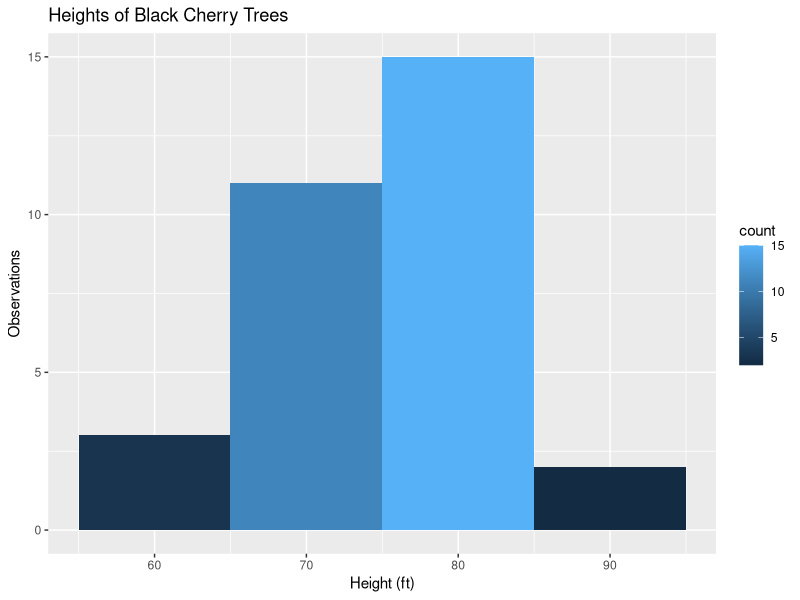
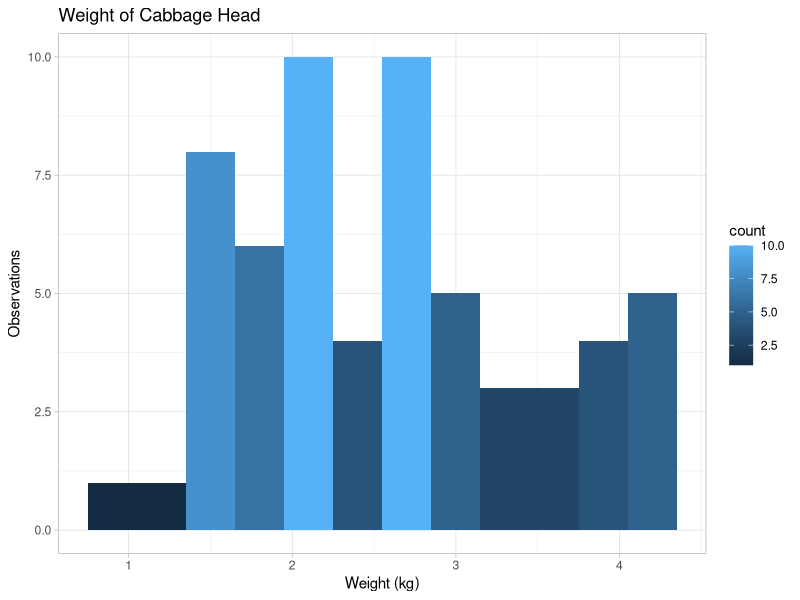
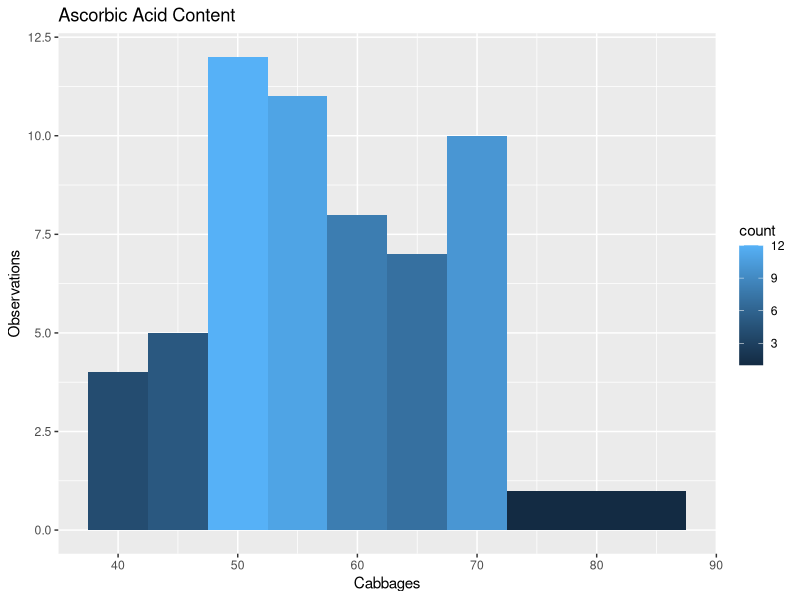
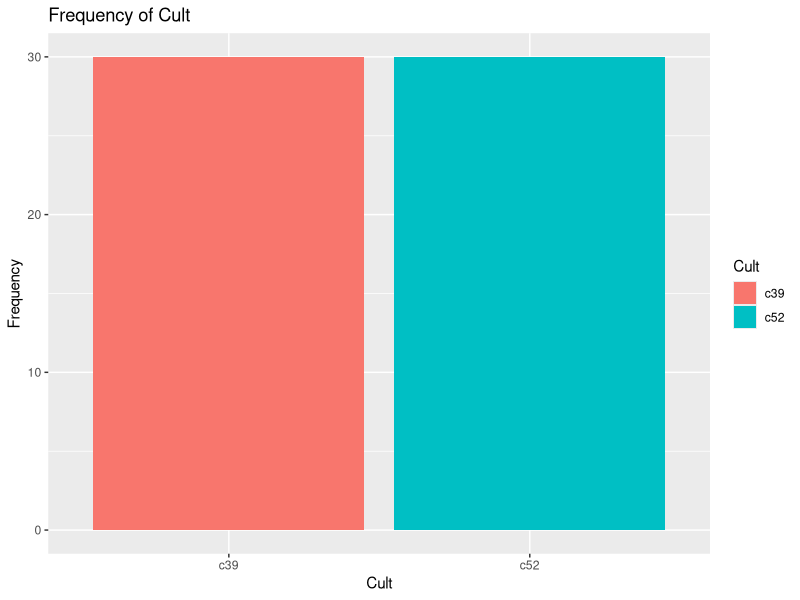
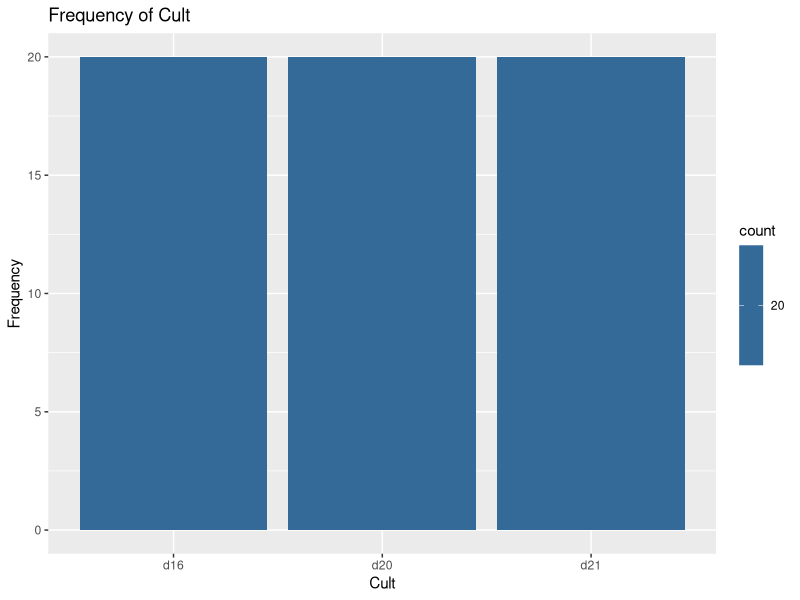
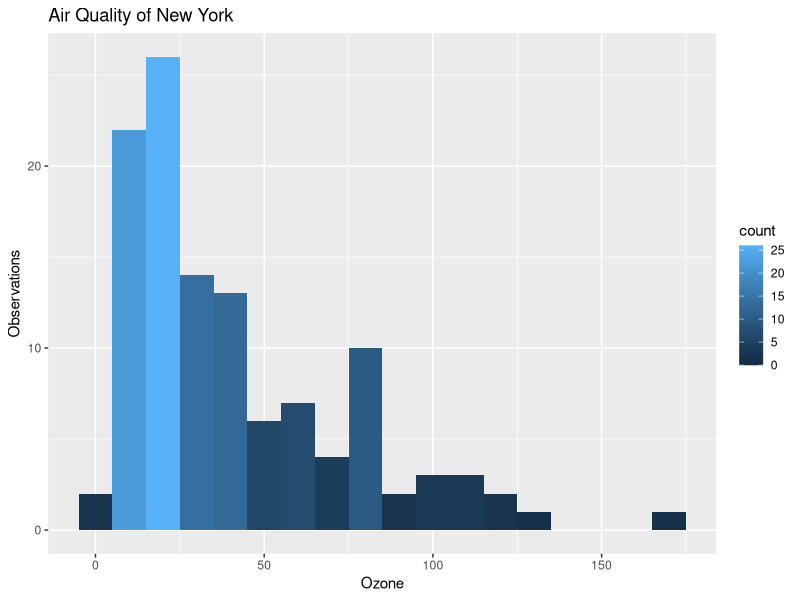

These figures' R source, in order:
# EDA Lab Week 3

library(ggplot2)
library(MASS)
library(dplyr)

# 1b
ggplot(trees, aes(x = Height, fill = ..count..)) +
  geom_histogram(binwidth = 10) +
  xlab("Height (ft)") +
  ylab("Observations") +
  ggtitle("Heights of Black Cherry Trees") +
  theme_grey()

# 2b
# histogram for weight of cabbage head
ggplot(cabbages, aes(x = HeadWt, fill = ..count..)) +
  geom_histogram(binwidth = 0.3) +
  xlab("Weight (kg)") +
  ylab("Observations") +
  ggtitle("Weight of Cabbage Head") +
  theme_light()

# histogram for Vitamin C in the cabbage
ggplot(cabbages, aes(x = VitC, fill = ..count..)) +
  geom_histogram(binwidth  = 5) +
  xlab("Cabbages") +
  ylab("Observations") +
  ggtitle("Ascorbic Acid Content") +
  theme_grey()

# 2d
# group the dataset by Cult and summarise
group_cult <- 
  cabbages %>%
  group_by(Cult) %>%
  summarise(
    Mid_Vitamin_C_Content = median(VitC),
    Mid_Head_Weight = median(HeadWt)
  )
View(group_cult)

# 2e
# frequency bar plot of Cult and Date
ggplot(cabbages, aes(Cult, fill = Cult)) +
  geom_bar() +
  xlab("Cult") +
  ylab("Frequency") +
  ggtitle("Frequency of Cult")
  theme_gray()

ggplot(cabbages, aes(Date, fill = ..count..)) +
  geom_bar() +
  xlab("Cult") +
  ylab("Frequency") +
  ggtitle("Frequency of Cult")
  theme_gray()

# 3b
df <- read.csv("airquality.csv")
ggplot(df, aes(Ozone, fill = ..count..)) +
  geom_histogram(binwidth  = 10) +
  xlab("Ozone") +
  ylab("Observations") +
  ggtitle("Air Quality of New York") +
  theme_gray()
